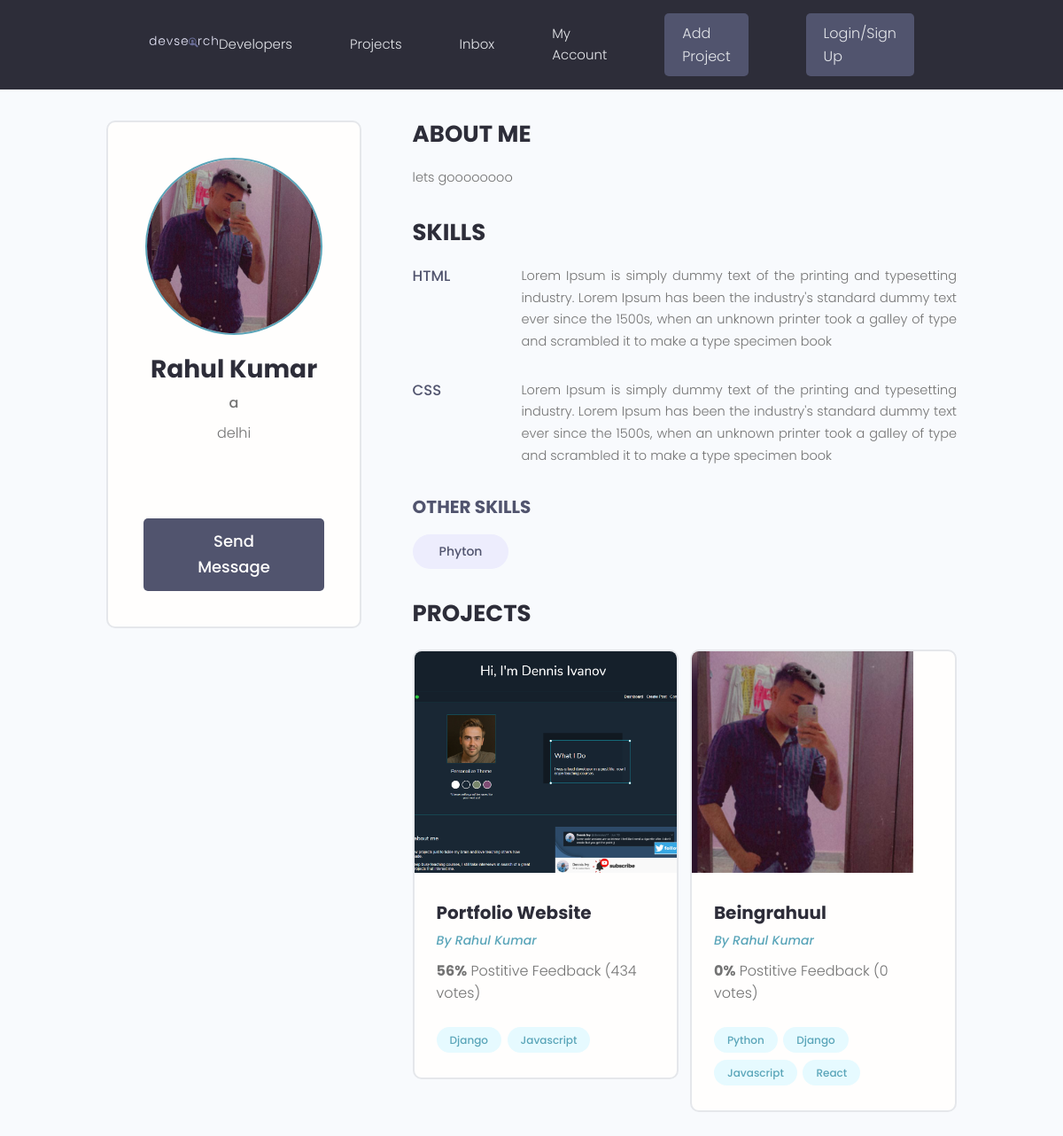
The page /profile/e054a2a5-459f-4b8f-8654-f5c47ddc13a0/ on the database as committed earlier.
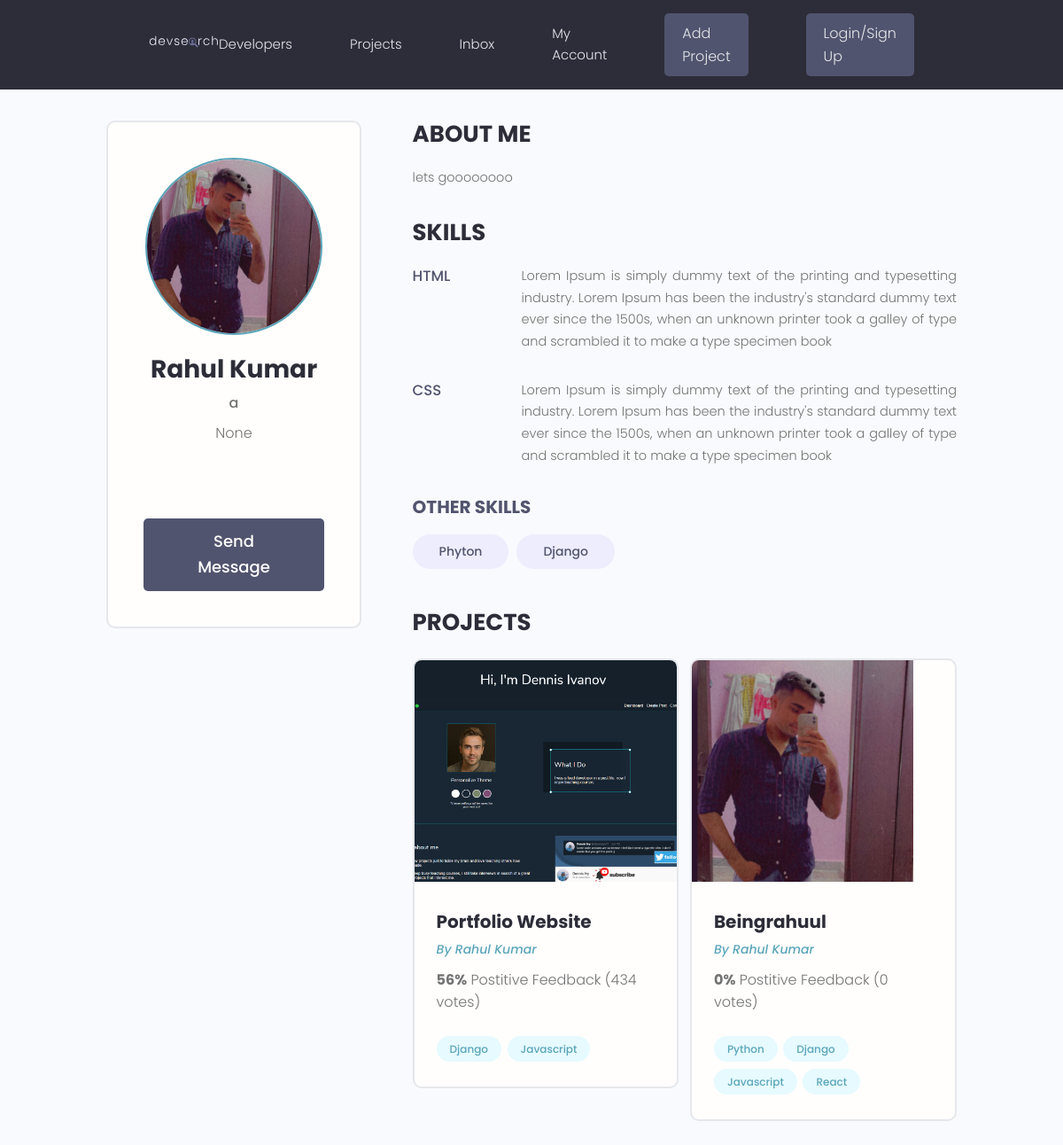
The same page on the database as committed later.
### user/models.py (models this page shows, shortened)
class Profile(models.Model):
    user =  models.OneToOneField(User, on_delete=models.CASCADE, null=True, blank=True)
    name = models.CharField(max_length=200, blank=True, null=True)
    username = models.CharField(max_length=200, blank=True, null=True)
    location = models.CharField(max_length=200, blank=True, null=True)
    email = models.EmailField(max_length=500, blank=True, null=True)
    short_intro = models.CharField(max_length=200, blank=True, null=True)
    bio = models.TextField(blank=True, null=True)
    profile_image = models.ImageField(null=True, blank=True, upload_to='profiles/', default='profiles/user-default.png' )
    social_github = models.CharField(max_length=200, blank=True, null=True)
    social_twitter = models.CharField(max_length=200, blank=True, null=True)
    social_linkedin = models.CharField(max_length=200, blank=True, null=True)
    social_youtube = models.CharField(max_length=200, blank=True, null=True)
    social_instagram = models.CharField(max_length=200, blank=True, null=True)
    created = models.DateTimeField(auto_now_add=True)
    id = models.UUIDField(default=uuid.uuid4, unique=True,
                          primary_key=True, editable=False)

class Skill(models.Model):
    owner = models.ForeignKey(Profile, on_delete=CASCADE, null=True, blank=True)
    name = models.CharField(max_length=200, blank=True, null=True)
    description = models.TextField(blank=True, null=True)
    created = models.DateTimeField(auto_now_add=True)
    id = models.UUIDField(default=uuid.uuid4, unique=True,
                          primary_key=True, editable=False)
    def __str__(self):
        return str(self.name)

### projects/models.py (models this page shows, shortened)
class Project(models.Model):
    owner = models.ForeignKey(Profile, null=True, blank=True, on_delete=models.SET_NULL)
    title = models.CharField(max_length=200)
    description = models.TextField(null=True, blank=True)
    featured_image = models.ImageField(null=True, blank=True, default='default.jpg')
    demo_link = models.CharField(max_length=2000, null=True, blank=True)
    source_link = models.CharField(max_length=2000, null=True, blank=True)
    tags = models.ManyToManyField('Tag', blank=True)
    vote_total = models.IntegerField(default=0, null=True, blank=True)
    vote_ratio = models.IntegerField(default=0, null=True, blank=True)
    created = models.DateTimeField(auto_now_add=True)
    id = models.UUIDField(default=uuid.uuid4, unique=True,
                          primary_key=True, editable=False)

class Tag(models.Model):
    Name = models.CharField(max_length=200)
    created = models.DateTimeField(auto_now_add=True)
    id = models.UUIDField(default=uuid.uuid4, unique=True,
                          primary_key=True, editable=False)
    def __str__(self):
        return self.Name

### user/views.py (the view)
# urls.py: path('profile/<str:pk>/', views.userProfile, name='user-profile')
def userProfile(request, pk):
    profile = Profile.objects.get(id=pk)
    topskills = profile.skill_set.exclude(description__exact='')
    otherskills = profile.skill_set.filter(description='')
    context = {
        'profile': profile,
        'topskills': topskills,
        'otherskills': otherskills,
    }
    return render(request, 'users/user-profile.html', context)

### user/templates/users/user-profile.html (shortened to what this page needs)
{% extends 'main.html' %}
{% block content %}
<main class="profile my-md">
    <div class="container">
      <div class="layout">
        <div class="column column--1of3">
          <div class="card text-center">
            <div class="card__body dev">
              <img class="avatar avatar--xl" src="{{profile.profile_image.url}}" />
              <h2 class="dev__name">{{profile.name}}</h2>
              <p class="dev__title">{{profile.short_intro}}</p>
              <p class="dev__location">{{profile.location}}</p>
              <ul class="dev__social">
              </ul>
              <a href="#" class="btn btn--sub btn--lg">Send Message</a>
            </div>
          </div>
        </div>
        <div class="column column--2of3">
          <div class="devInfo">
            <h3 class="devInfo__title">About Me</h3>
            <p class="devInfo__about">
                {{profile.bio}}
            </p>
          </div>
          <div class="devInfo">
            <h3 class="devInfo__title">Skills</h3>
            <div class="devInfo__skills">
            {% for skill in topskills %}
              <div class="devSkill">
                <h4 class="devSkill__title">{{skill}}</h4>
                <p class="devSkill__info">
                  {{skill.description}}
                </p>
              </div>
            {% endfor %}
              <h3 class="devInfo__subtitle">Other Skills</h3>
              <div class="devInfo__otherSkills">
                {% for skill in otherskills %}
                <span class="tag tag--pill tag--sub tag--lg">
                  <small>{{skill}}</small>
                </span>
                {% endfor %}
              </div>
            </div>
          </div>
          <div class="devInfo">
            <h3 class="devInfo__title">Projects</h3>
            <div class="grid grid--two">
                {% for project in profile.project_set.all %}
              <div class="column">
                <div class="card project">
                  <a href="{% url 'project' project.id %}" class="project">
                    <img class="project__thumbnail" src="{{project.featured_image.url}}" alt="project thumbnail" />
                    <div class="card__body">
                      <h3 class="project__title">{{project.title}}</h3>
                      <p><a class="project__author" href="{% url 'user-profile' profile.id %}">By {{project.owner.name}}</a></p>
                      <p class="project--rating">
                        <span style="font-weight: bold;">{{project.vote_ratio}}%</span> Postitive
                        Feedback ({{project.vote_total}} vote{{project.vote_total|pluralize:"s"}})
                      </p>
                      <div class="project__tags">
                        {% for tag in project.tags.all %}
                        <span class="tag tag--pill tag--main">
                          <small>{{tag}}</small>
                        </span>
                        {% endfor %}
                      </div>
                    </div>
                  </a>
                </div>
            </div>
            {% endfor %}
            </div>
          </div>
        </div>
      </div>
    </div>
  </main>
{% endblock %}

Rows that differ between the two databases and show on the page:
changed Profile "Rahul Kumar": location "delhi" → "None"
added Skill: name "Django", shown under "OTHER SKILLS"
